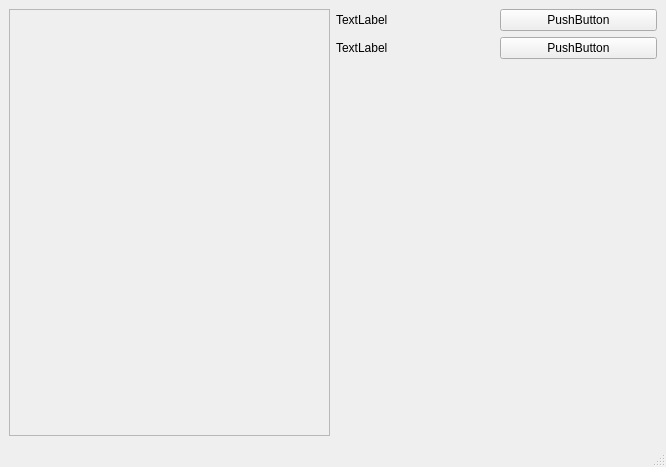
<ui version="4.0" >
 <author></author>
 <comment></comment>
 <exportmacro></exportmacro>
 <class>MainWindow</class>
 <widget class="QMainWindow" name="MainWindow" >
  <property name="geometry" >
   <rect>
    <x>0</x>
    <y>0</y>
    <width>666</width>
    <height>467</height>
   </rect>
  </property>
  <property name="windowTitle" >
   <string>MainWindow</string>
  </property>
  <widget class="QWidget" name="centralwidget" >
   <layout class="QHBoxLayout" >
    <property name="margin" >
     <number>9</number>
    </property>
    <property name="spacing" >
     <number>6</number>
    </property>
    <item>
     <widget class="QFrame" name="frame" >
      <property name="sizePolicy" >
       <sizepolicy>
        <hsizetype>5</hsizetype>
        <vsizetype>5</vsizetype>
        <horstretch>0</horstretch>
        <verstretch>0</verstretch>
       </sizepolicy>
      </property>
      <property name="frameShape" >
       <enum>QFrame::StyledPanel</enum>
      </property>
      <property name="frameShadow" >
       <enum>QFrame::Raised</enum>
      </property>
     </widget>
    </item>
    <item>
     <layout class="QGridLayout" >
      <property name="margin" >
       <number>0</number>
      </property>
      <property name="spacing" >
       <number>6</number>
      </property>
      <item row="1" column="0" >
       <widget class="QLabel" name="label_2" >
        <property name="text" >
         <string>TextLabel</string>
        </property>
       </widget>
      </item>
      <item row="2" column="0" >
       <spacer>
        <property name="orientation" >
         <enum>Qt::Vertical</enum>
        </property>
        <property name="sizeHint" >
         <size>
          <width>20</width>
          <height>40</height>
         </size>
        </property>
       </spacer>
      </item>
      <item row="0" column="0" >
       <widget class="QLabel" name="label" >
        <property name="text" >
         <string>TextLabel</string>
        </property>
       </widget>
      </item>
      <item row="1" column="1" >
       <widget class="QPushButton" name="pushButton_2" >
        <property name="text" >
         <string>PushButton</string>
        </property>
       </widget>
      </item>
      <item row="0" column="1" >
       <widget class="QPushButton" name="pushButton" >
        <property name="text" >
         <string>PushButton</string>
        </property>
       </widget>
      </item>
      <item row="2" column="1" >
       <spacer>
        <property name="orientation" >
         <enum>Qt::Vertical</enum>
        </property>
        <property name="sizeHint" >
         <size>
          <width>20</width>
          <height>40</height>
         </size>
        </property>
       </spacer>
      </item>
     </layout>
    </item>
   </layout>
  </widget>
  <widget class="QMenuBar" name="menubar" >
   <property name="geometry" >
    <rect>
     <x>0</x>
     <y>0</y>
     <width>666</width>
     <height>19</height>
    </rect>
   </property>
  </widget>
  <widget class="QStatusBar" name="statusbar" >
   <property name="geometry" >
    <rect>
     <x>0</x>
     <y>448</y>
     <width>666</width>
     <height>19</height>
    </rect>
   </property>
  </widget>
 </widget>
 <pixmapfunction></pixmapfunction>
 <resources/>
 <connections/>
</ui>
